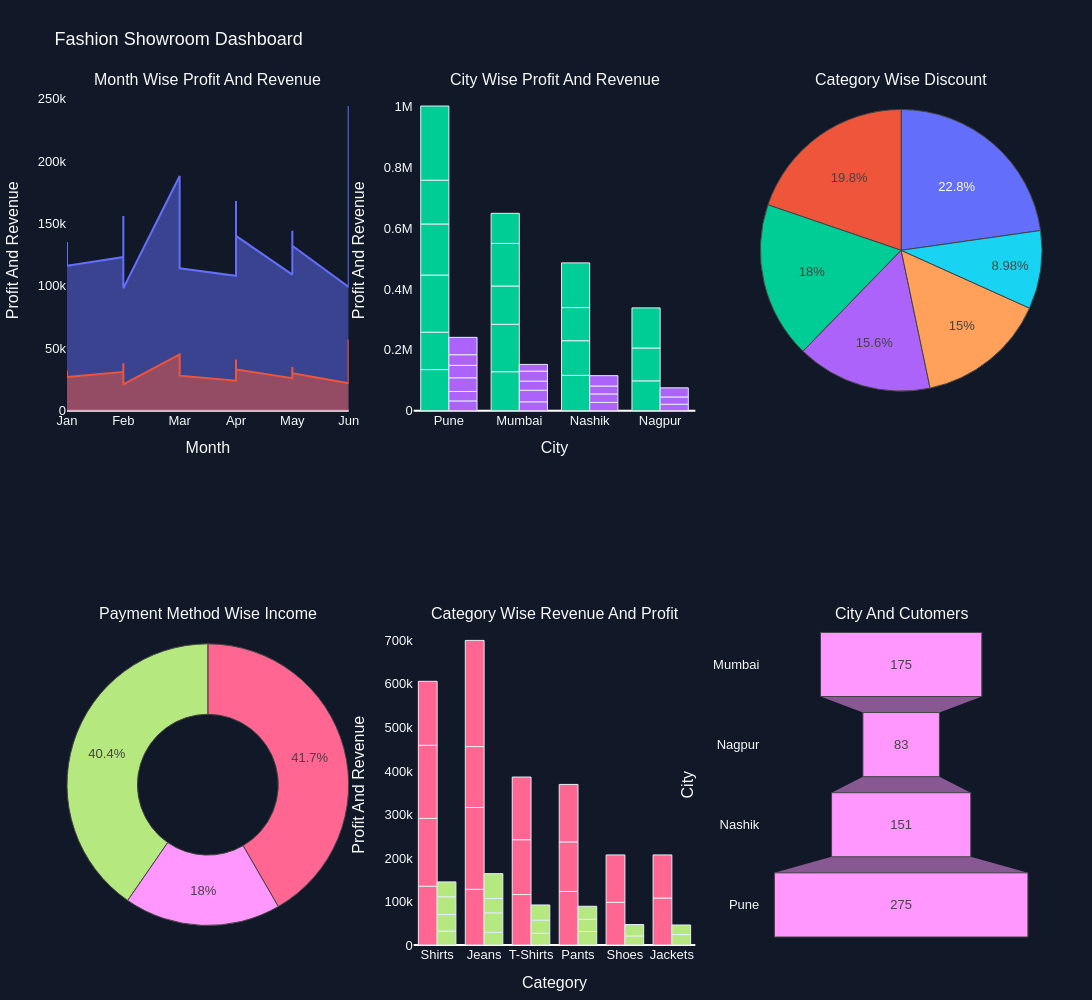

Here is the notebook cell this chart was saved with:
### Code cell
fig = make_subplots(

    rows=2,
    cols=3,

    subplot_titles=(
        "Month Wise Profit And Revenue",
        "City Wise Profit And Revenue",
        "Category Wise Discount",
        "Payment Method Wise Income",
        "Category Wise Revenue And Profit",
        "City And Cutomers"
    ),

    specs=[
        [{"type":"xy"},{"type":"xy"},{"type":"domain"}],
        [{"type":"domain"},{"type":"xy"},{"type":"xy"}]
    ]
)


fig.add_trace(
    go.Scatter(
        x=month,
        y=df1["Revenue"],
        mode="lines",
        fill="tozeroy",
        name="Revenue"
    ),
    row=1,
    col=1
)

fig.add_trace(
    go.Scatter(
        x=month,
        y=df1["Profit"],
        mode="lines",
        fill="tozeroy",
        name="Profit"
    ),
    row=1,
    col=1
)


fig.add_trace(
    go.Bar(
        x=df1["City"],
        y=df1["Revenue"],
        name="City Wise Profit And Revenue"
    ),
    row=1,
    col=2
)


fig.add_trace(
    go.Bar(
        x=df1["City"],
        y=df1["Profit"],
        name="City Wise Profit And Revenue"
    ),
    row=1,
    col=2
)


fig.add_trace(
    go.Pie(
        labels=df1["Category"],
        values=df1["Discount_Percent"],
        name="Category Wise Discount"
    ),
    row=1,
    col=3
)


fig.add_trace(
    go.Pie(
        labels=df1["Payment_Method"],
        values=df1["Revenue"],
        name="Payment Method Wise Income",
        hole=0.5
    ),
    row=2,
    col=1
)


fig.add_trace(
    go.Bar(
        x=df1["Category"],
        y=df1["Revenue"],
        name="Category Wise Revenue And Profit"
    ),
    row=2,
    col=2
)


fig.add_trace(
    go.Bar(
        x=df1["Category"],
        y=df1["Profit"],
        name="Category Wise Revenue And Profit"
    ),
    row=2,
    col=2
)


fig.add_trace(
    go.Funnel(
        y=total_customers.index,
        x=total_customers.values,
        name="City And Customers"
    ),
    row=2,
    col=3
)



fig.update_traces(

    marker=dict(
        line=dict(
            width=1
        )
    )
)


fig.update_xaxes(
    title="City",
    showgrid=False,

    row=1,
    col=2

    
)


fig.update_xaxes(
    title="Month",
    showgrid=False,

    row=1,
    col=1
)


fig.update_xaxes(
    title="Category",
    showgrid=False,

    row=2,
    col=2

    
)


fig.update_xaxes(
    title="Customer",
    showgrid=False,
    
    row=2,
    col=3

    
)


fig.update_yaxes(
    title="Profit And Revenue",
    showgrid=False,

    row=1,
    col=2
)


fig.update_yaxes(
    title="Profit And Revenue",
    showgrid=False,

    row=1,
    col=1
)


fig.update_yaxes(
    title="Profit And Revenue",
    showgrid=False,

    row=2,
    col=2
)


fig.update_yaxes(
    title="City",
    showgrid=False,

    row=2,
    col=3
)



fig.update_layout(

    title="Fashion Showroom Dashboard",

    width=1300,
    height=1000,

    paper_bgcolor="#111827",

    plot_bgcolor="#111827",

    font=dict(
        family="Arial",
        size=13,
        color="#F8FAFC"
    ),

    margin=dict(
        l=50,
        r=50,
        t=90,
        b=50
    ),

    showlegend=False
    
)

### Figure 1 — Plotly figure (JSON) as saved in the notebook; plotly's stock layout.template omitted (floating-point values rounded to 4 significant figures)
{"data": [{"fill": "tozeroy", "marker": {"line": {"width": 1}}, "mode": "lines", "name": "Revenue", "type": "scatter", "x": ["Jan", "Jan", "Jan", "Feb", "Feb", "Feb", "Mar", "Mar", "Mar", "Apr", "Apr", "Apr", "May", "May", "May", "Jun", "Jun", "Jun"], "xaxis": "x", "y": [135000, 128000, 116000, 123000, 156000, 98000, 188000, 126000, 114000, 108000, 168000, 140000, 109000, 144000, 132000, 99000, 244000, 147000], "yaxis": "y"}, {"fill": "tozeroy", "marker": {"line": {"width": 1}}, "mode": "lines", "name": "Profit", "type": "scatter", "x": ["Jan", "Jan", "Jan", "Feb", "Feb", "Feb", "Mar", "Mar", "Mar", "Apr", "Apr", "Apr", "May", "May", "May", "Jun", "Jun", "Jun"], "xaxis": "x", "y": [32000, 29000, 27000, 31000, 38000, 21000, 45000, 30000, 28000, 24000, 41000, 33000, 26000, 35000, 30000, 22000, 57000, 34000], "yaxis": "y"}, {"marker": {"line": {"width": 1}}, "name": "City Wise Profit And Revenue", "type": "bar", "x": ["Pune", "Mumbai", "Nashik", "Pune", "Mumbai", "Nagpur", "Pune", "Mumbai", "Nashik", "Nagpur", "Pune", "Mumbai", "Nashik", "Pune", "Nagpur", "Mumbai", "Pune", "Nashik"], "xaxis": "x2", "y": [135000, 128000, 116000, 123000, 156000, 98000, 188000, 126000, 114000, 108000, 168000, 140000, 109000, 144000, 132000, 99000, 244000, 147000], "yaxis": "y2"}, {"marker": {"line": {"width": 1}}, "name": "City Wise Profit And Revenue", "type": "bar", "x": ["Pune", "Mumbai", "Nashik", "Pune", "Mumbai", "Nagpur", "Pune", "Mumbai", "Nashik", "Nagpur", "Pune", "Mumbai", "Nashik", "Pune", "Nagpur", "Mumbai", "Pune", "Nashik"], "xaxis": "x2", "y": [32000, 29000, 27000, 31000, 38000, 21000, 45000, 30000, 28000, 24000, 41000, 33000, 26000, 35000, 30000, 22000, 57000, 34000], "yaxis": "y2"}, {"domain": {"x": [0.7111, 1], "y": [0.625, 1]}, "labels": ["Shirts", "Jeans", "T-Shirts", "Pants", "Shirts", "Shoes", "Jeans", "T-Shirts", "Pants", "Jackets", "Shirts", "Jeans", "Shoes", "T-Shirts", "Pants", "Jackets", "Jeans", "Shirts"], "marker": {"line": {"width": 1}}, "name": "Category Wise Discount", "type": "pie", "values": [5, 10, 8, 5, 12, 15, 7, 10, 5, 18, 6, 12, 10, 8, 5, 20, 4, 7]}, {"domain": {"x": [0, 0.2889], "y": [0, 0.375]}, "hole": 0.5, "labels": ["UPI", "Card", "UPI", "Cash", "Card", "UPI", "Card", "UPI", "Cash", "Card", "UPI", "Card", "Cash", "UPI", "Card", "Cash", "UPI", "Card"], "marker": {"line": {"width": 1}}, "name": "Payment Method Wise Income", "type": "pie", "values": [135000, 128000, 116000, 123000, 156000, 98000, 188000, 126000, 114000, 108000, 168000, 140000, 109000, 144000, 132000, 99000, 244000, 147000]}, {"marker": {"line": {"width": 1}}, "name": "Category Wise Revenue And Profit", "type": "bar", "x": ["Shirts", "Jeans", "T-Shirts", "Pants", "Shirts", "Shoes", "Jeans", "T-Shirts", "Pants", "Jackets", "Shirts", "Jeans", "Shoes", "T-Shirts", "Pants", "Jackets", "Jeans", "Shirts"], "xaxis": "x3", "y": [135000, 128000, 116000, 123000, 156000, 98000, 188000, 126000, 114000, 108000, 168000, 140000, 109000, 144000, 132000, 99000, 244000, 147000], "yaxis": "y3"}, {"marker": {"line": {"width": 1}}, "name": "Category Wise Revenue And Profit", "type": "bar", "x": ["Shirts", "Jeans", "T-Shirts", "Pants", "Shirts", "Shoes", "Jeans", "T-Shirts", "Pants", "Jackets", "Shirts", "Jeans", "Shoes", "T-Shirts", "Pants", "Jackets", "Jeans", "Shirts"], "xaxis": "x3", "y": [32000, 29000, 27000, 31000, 38000, 21000, 45000, 30000, 28000, 24000, 41000, 33000, 26000, 35000, 30000, 22000, 57000, 34000], "yaxis": "y3"}, {"marker": {"line": {"width": 1}}, "name": "City And Customers", "type": "funnel", "x": [175, 83, 151, 275], "xaxis": "x4", "y": ["Mumbai", "Nagpur", "Nashik", "Pune"], "yaxis": "y4"}], "layout": {"annotations": [{"font": {"size": 16}, "showarrow": false, "text": "Month Wise Profit And Revenue", "x": 0.1444, "xanchor": "center", "xref": "paper", "y": 1, "yanchor": "bottom", "yref": "paper"}, {"font": {"size": 16}, "showarrow": false, "text": "City Wise Profit And Revenue", "x": 0.5, "xanchor": "center", "xref": "paper", "y": 1, "yanchor": "bottom", "yref": "paper"}, {"font": {"size": 16}, "showarrow": false, "text": "Category Wise Discount", "x": 0.8556, "xanchor": "center", "xref": "paper", "y": 1, "yanchor": "bottom", "yref": "paper"}, {"font": {"size": 16}, "showarrow": false, "text": "Payment Method Wise Income", "x": 0.1444, "xanchor": "center", "xref": "paper", "y": 0.375, "yanchor": "bottom", "yref": "paper"}, {"font": {"size": 16}, "showarrow": false, "text": "Category Wise Revenue And Profit", "x": 0.5, "xanchor": "center", "xref": "paper", "y": 0.375, "yanchor": "bottom", "yref": "paper"}, {"font": {"size": 16}, "showarrow": false, "text": "City And Cutomers", "x": 0.8556, "xanchor": "center", "xref": "paper", "y": 0.375, "yanchor": "bottom", "yref": "paper"}], "font": {"color": "#F8FAFC", "family": "Arial", "size": 13}, "height": 1000, "margin": {"b": 50, "l": 50, "r": 50, "t": 90}, "paper_bgcolor": "#111827", "plot_bgcolor": "#111827", "showlegend": false, "title": {"text": "Fashion Showroom Dashboard"}, "width": 1300, "xaxis": {"anchor": "y", "domain": [0, 0.2889], "showgrid": false, "title": {"text": "Month"}}, "xaxis2": {"anchor": "y2", "domain": [0.3556, 0.6444], "showgrid": false, "title": {"text": "City"}}, "xaxis3": {"anchor": "y3", "domain": [0.3556, 0.6444], "showgrid": false, "title": {"text": "Category"}}, "xaxis4": {"anchor": "y4", "domain": [0.7111, 1], "showgrid": false, "title": {"text": "Customer"}}, "yaxis": {"anchor": "x", "domain": [0.625, 1], "showgrid": false, "title": {"text": "Profit And Revenue"}}, "yaxis2": {"anchor": "x2", "domain": [0.625, 1], "showgrid": false, "title": {"text": "Profit And Revenue"}}, "yaxis3": {"anchor": "x3", "domain": [0, 0.375], "showgrid": false, "title": {"text": "Profit And Revenue"}}, "yaxis4": {"anchor": "x4", "domain": [0, 0.375], "showgrid": false, "title": {"text": "City"}}}}
